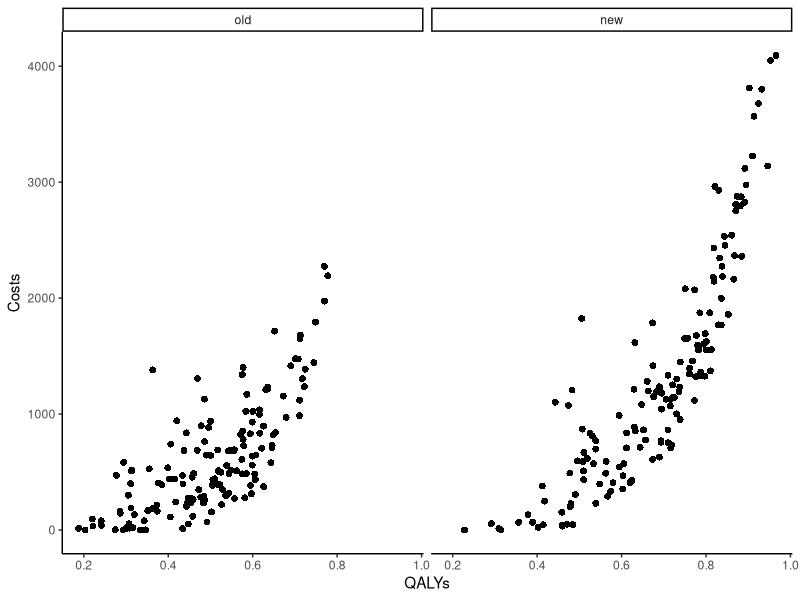
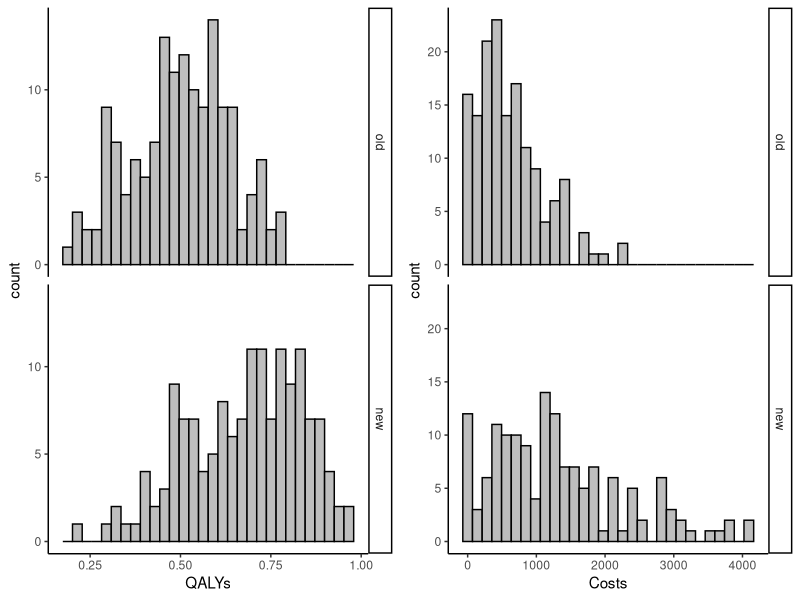
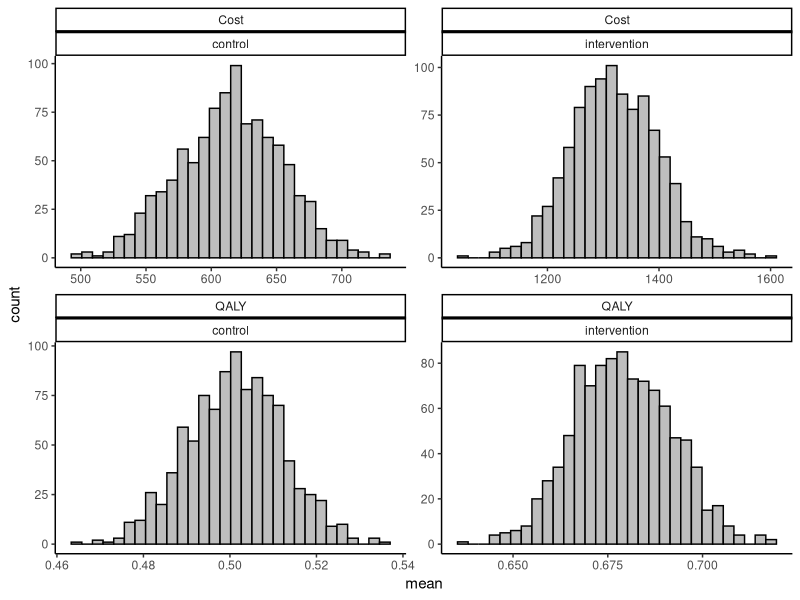

These charts were generated, in order, by the following R code:
## ---- chunk 1
knitr::opts_chunk$set(comment = "#")
# comment out to regenerate plots, output, etc.
#knitr::opts_chunk$set(echo = TRUE, eval = FALSE)
## ---- chunk 2
set.seed(768)
n <- 300
id <- seq(1:n)
trt <- c(rep(0, n/2),rep(1, n/2))
mean_e1 <- c(0.5)
mean_e2 <- c(0.7)
sigma_e <- 0.15
tau1_e <- ((mean_e1*(1-mean_e1))/(sigma_e^2)-1)
tau2_e <- ((mean_e2*(1-mean_e2))/(sigma_e^2)-1)
alpha1_beta <- tau1_e*mean_e1
beta1_beta <- tau1_e*(1-mean_e1)
alpha2_beta <- tau2_e*mean_e2
beta2_beta <- tau2_e*(1-mean_e2)
e1 <- rbeta(n/2, alpha1_beta, beta1_beta)
e2 <- rbeta(n/2, alpha2_beta, beta2_beta)

mean_c1 <- 500
mean_c2 <- 1000
sigma_c <- 300
tau1_c <- mean_c1/(sigma_c^2)
tau2_c <- mean_c2/(sigma_c^2)
ln.mean_c1 <- log(500) + 5*(e1-mean(e1)) 
c1 <- rgamma(n/2, (exp(ln.mean_c1)/sigma_c)^2, exp(ln.mean_c1)/(sigma_c^2))
ln.mean_c2 <- log(1000) + 5*(e2-mean(e2)) + rgamma(n/2,0,tau2_c)
c2 <- rgamma(n/2, (exp(ln.mean_c2)/sigma_c)^2, exp(ln.mean_c2)/(sigma_c^2))

QALYs <- c(e1,e2)
Costs <- c(c1,c2)

data_sim_ec <- data.frame(id, trt, QALYs, Costs)
data_sim_ec <- data_sim_ec[sample(1:nrow(data_sim_ec)), ]
## ---- chunk 3
#empirical correlation between e and c (across groups)
cor(data_sim_ec$QALYs,data_sim_ec$Costs)

#scatterplot of e and c data by group
library(ggplot2)
data_sim_ec$trtf <- factor(data_sim_ec$trt)
levels(data_sim_ec$trtf) <- c("old","new")
ggplot(data_sim_ec, aes(x=QALYs, y=Costs)) +
  geom_point(size=2, shape=16) + theme_classic() +
  facet_wrap(~trtf)
## ---- chunk 4
data_sim_ec$trtf <- factor(data_sim_ec$trt)
levels(data_sim_ec$trtf) <- c("old","new")
QALY_hist <- ggplot(data_sim_ec, aes(x=QALYs))+
  geom_histogram(color="black", fill="grey")+
  facet_grid(trtf ~ .) + theme_classic()
Tcost_hist <- ggplot(data_sim_ec, aes(x=Costs))+
  geom_histogram(color="black", fill="grey")+
  facet_grid(trtf ~ .) + theme_classic()
gridExtra::grid.arrange(QALY_hist, Tcost_hist, nrow = 1, ncol = 2)
## ---- chunk 5
library(boot)
boot_lm <- function(data, i){
  data2 <- data[i,]
  lm.boot.Q <- lm(QALYs ~ trtf, data = data2)
  lm.boot.TC <- lm(Costs ~ trtf, data = data2)
  em.lm.boot.Q <- emmeans(lm.boot.Q,~trtf)
  em.lm.boot.TC <- emmeans(lm.boot.TC,~trtf)
  trt_diffQ <- coef(lm.boot.Q)[2]
  trt_diffTC <- coef(lm.boot.TC)[2]
  mean_Q <- summary(em.lm.boot.Q)[,2]
  mean_TC <- summary(em.lm.boot.TC)[,2]
  return(c(trt_diffQ,trt_diffTC,mean_Q,mean_TC))
}

set.seed(4567) 
library(emmeans)
boot_est_lm <- boot(data_sim_ec, boot_lm, R=1000)
delta_e_boot<-boot_est_lm$t[,1]
mu_e_boot<-cbind(boot_est_lm$t[,3],boot_est_lm$t[,4])
delta_tc_boot<-boot_est_lm$t[,2]
mu_tc_boot<-cbind(boot_est_lm$t[,5],boot_est_lm$t[,6])
## ---- chunk 6
data_est_mean <- data.frame(c(mu_e_boot[,1],mu_e_boot[,2], mu_tc_boot[,1], mu_tc_boot[,2]))
names(data_est_mean)[1] <- "value"
data_est_mean$outcome <- c(rep("QALY",dim(mu_e_boot)[1]*2), rep("Cost",dim(mu_e_boot)[1]*2))
data_est_mean$trt <- c(rep("control",dim(mu_e_boot)[1]), rep("intervention",dim(mu_e_boot)[1]), rep("control",dim(mu_e_boot)[1]), rep("intervention",dim(mu_e_boot)[1]))
data_est_mean$outcome <- factor(data_est_mean$outcome)
data_est_mean$trt <- factor(data_est_mean$trt)

ggplot(data_est_mean, aes(x=value))+ xlab("mean")+
  geom_histogram(color="black", fill="grey")+ theme_classic() +
  facet_wrap( ~ outcome + trt, scales = "free")
